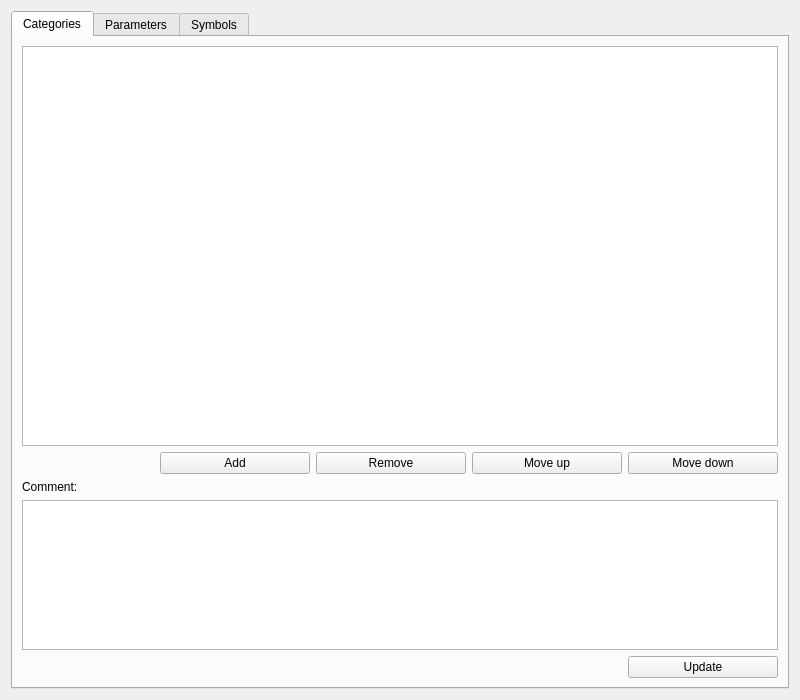
<?xml version="1.0" encoding="UTF-8"?>
<ui version="4.0">
 <class>DataEntryWindow</class>
 <widget class="QWidget" name="DataEntryWindow">
  <property name="geometry">
   <rect>
    <x>0</x>
    <y>0</y>
    <width>800</width>
    <height>700</height>
   </rect>
  </property>
  <property name="windowTitle">
   <string>Data entry</string>
  </property>
  <property name="windowIcon">
   <iconset resource="../resource/gama_tts_editor.qrc">
    <normaloff>:/img/window_icon.png</normaloff>:/img/window_icon.png</iconset>
  </property>
  <layout class="QVBoxLayout" name="verticalLayout">
   <item>
    <widget class="QTabWidget" name="tabWidget">
     <property name="currentIndex">
      <number>0</number>
     </property>
     <widget class="QWidget" name="categoriesTab">
      <attribute name="title">
       <string>Categories</string>
      </attribute>
      <layout class="QVBoxLayout" name="verticalLayout_2">
       <item>
        <widget class="QTableView" name="categoriesTableView">
         <property name="alternatingRowColors">
          <bool>true</bool>
         </property>
         <property name="selectionMode">
          <enum>QAbstractItemView::SingleSelection</enum>
         </property>
         <property name="selectionBehavior">
          <enum>QAbstractItemView::SelectRows</enum>
         </property>
         <attribute name="horizontalHeaderStretchLastSection">
          <bool>true</bool>
         </attribute>
        </widget>
       </item>
       <item>
        <widget class="QWidget" name="widget" native="true">
         <layout class="QHBoxLayout" name="horizontalLayout">
          <property name="leftMargin">
           <number>0</number>
          </property>
          <property name="topMargin">
           <number>0</number>
          </property>
          <property name="rightMargin">
           <number>0</number>
          </property>
          <property name="bottomMargin">
           <number>0</number>
          </property>
          <item>
           <spacer name="horizontalSpacer">
            <property name="orientation">
             <enum>Qt::Horizontal</enum>
            </property>
            <property name="sizeHint" stdset="0">
             <size>
              <width>40</width>
              <height>20</height>
             </size>
            </property>
           </spacer>
          </item>
          <item>
           <widget class="QPushButton" name="addCategoryButton">
            <property name="minimumSize">
             <size>
              <width>150</width>
              <height>0</height>
             </size>
            </property>
            <property name="text">
             <string>Add</string>
            </property>
           </widget>
          </item>
          <item>
           <widget class="QPushButton" name="removeCategoryButton">
            <property name="minimumSize">
             <size>
              <width>150</width>
              <height>0</height>
             </size>
            </property>
            <property name="text">
             <string>Remove</string>
            </property>
           </widget>
          </item>
          <item>
           <widget class="QPushButton" name="moveCategoryUpButton">
            <property name="minimumSize">
             <size>
              <width>150</width>
              <height>0</height>
             </size>
            </property>
            <property name="text">
             <string>Move up</string>
            </property>
           </widget>
          </item>
          <item>
           <widget class="QPushButton" name="moveCategoryDownButton">
            <property name="minimumSize">
             <size>
              <width>150</width>
              <height>0</height>
             </size>
            </property>
            <property name="text">
             <string>Move down</string>
            </property>
           </widget>
          </item>
         </layout>
        </widget>
       </item>
       <item>
        <widget class="QLabel" name="label">
         <property name="text">
          <string>Comment:</string>
         </property>
        </widget>
       </item>
       <item>
        <widget class="QPlainTextEdit" name="categoryCommentTextEdit">
         <property name="sizePolicy">
          <sizepolicy hsizetype="Expanding" vsizetype="Fixed">
           <horstretch>0</horstretch>
           <verstretch>0</verstretch>
          </sizepolicy>
         </property>
         <property name="maximumSize">
          <size>
           <width>16777215</width>
           <height>150</height>
          </size>
         </property>
         <property name="tabChangesFocus">
          <bool>true</bool>
         </property>
        </widget>
       </item>
       <item>
        <widget class="QWidget" name="widget_4" native="true">
         <layout class="QHBoxLayout" name="horizontalLayout_4">
          <property name="leftMargin">
           <number>0</number>
          </property>
          <property name="topMargin">
           <number>0</number>
          </property>
          <property name="rightMargin">
           <number>0</number>
          </property>
          <property name="bottomMargin">
           <number>0</number>
          </property>
          <item>
           <spacer name="horizontalSpacer_4">
            <property name="orientation">
             <enum>Qt::Horizontal</enum>
            </property>
            <property name="sizeHint" stdset="0">
             <size>
              <width>40</width>
              <height>20</height>
             </size>
            </property>
           </spacer>
          </item>
          <item>
           <widget class="QPushButton" name="updateCategoryCommentButton">
            <property name="minimumSize">
             <size>
              <width>150</width>
              <height>0</height>
             </size>
            </property>
            <property name="text">
             <string>Update</string>
            </property>
           </widget>
          </item>
         </layout>
        </widget>
       </item>
      </layout>
     </widget>
     <widget class="QWidget" name="parametersTab">
      <attribute name="title">
       <string>Parameters</string>
      </attribute>
      <layout class="QVBoxLayout" name="verticalLayout_3">
       <item>
        <widget class="QTableView" name="parametersTableView">
         <property name="alternatingRowColors">
          <bool>true</bool>
         </property>
         <property name="selectionMode">
          <enum>QAbstractItemView::SingleSelection</enum>
         </property>
         <property name="selectionBehavior">
          <enum>QAbstractItemView::SelectRows</enum>
         </property>
         <attribute name="horizontalHeaderStretchLastSection">
          <bool>true</bool>
         </attribute>
        </widget>
       </item>
       <item>
        <widget class="QWidget" name="widget_2" native="true">
         <layout class="QHBoxLayout" name="horizontalLayout_2">
          <property name="leftMargin">
           <number>0</number>
          </property>
          <property name="topMargin">
           <number>0</number>
          </property>
          <property name="rightMargin">
           <number>0</number>
          </property>
          <property name="bottomMargin">
           <number>0</number>
          </property>
          <item>
           <spacer name="horizontalSpacer_2">
            <property name="orientation">
             <enum>Qt::Horizontal</enum>
            </property>
            <property name="sizeHint" stdset="0">
             <size>
              <width>40</width>
              <height>20</height>
             </size>
            </property>
           </spacer>
          </item>
          <item>
           <widget class="QPushButton" name="addParameterButton">
            <property name="minimumSize">
             <size>
              <width>150</width>
              <height>0</height>
             </size>
            </property>
            <property name="text">
             <string>Add</string>
            </property>
           </widget>
          </item>
          <item>
           <widget class="QPushButton" name="removeParameterButton">
            <property name="minimumSize">
             <size>
              <width>150</width>
              <height>0</height>
             </size>
            </property>
            <property name="text">
             <string>Remove</string>
            </property>
           </widget>
          </item>
          <item>
           <widget class="QPushButton" name="moveParameterUpButton">
            <property name="minimumSize">
             <size>
              <width>150</width>
              <height>0</height>
             </size>
            </property>
            <property name="text">
             <string>Move up</string>
            </property>
           </widget>
          </item>
          <item>
           <widget class="QPushButton" name="moveParameterDownButton">
            <property name="minimumSize">
             <size>
              <width>150</width>
              <height>0</height>
             </size>
            </property>
            <property name="text">
             <string>Move down</string>
            </property>
           </widget>
          </item>
         </layout>
        </widget>
       </item>
       <item>
        <widget class="QLabel" name="label_2">
         <property name="text">
          <string>Comment:</string>
         </property>
        </widget>
       </item>
       <item>
        <widget class="QPlainTextEdit" name="parameterCommentTextEdit">
         <property name="maximumSize">
          <size>
           <width>16777215</width>
           <height>150</height>
          </size>
         </property>
         <property name="tabChangesFocus">
          <bool>true</bool>
         </property>
        </widget>
       </item>
       <item>
        <widget class="QWidget" name="widget_5" native="true">
         <layout class="QHBoxLayout" name="horizontalLayout_5">
          <property name="leftMargin">
           <number>0</number>
          </property>
          <property name="topMargin">
           <number>0</number>
          </property>
          <property name="rightMargin">
           <number>0</number>
          </property>
          <property name="bottomMargin">
           <number>0</number>
          </property>
          <item>
           <spacer name="horizontalSpacer_5">
            <property name="orientation">
             <enum>Qt::Horizontal</enum>
            </property>
            <property name="sizeHint" stdset="0">
             <size>
              <width>40</width>
              <height>20</height>
             </size>
            </property>
           </spacer>
          </item>
          <item>
           <widget class="QPushButton" name="updateParameterCommentButton">
            <property name="minimumSize">
             <size>
              <width>150</width>
              <height>0</height>
             </size>
            </property>
            <property name="text">
             <string>Update</string>
            </property>
           </widget>
          </item>
         </layout>
        </widget>
       </item>
      </layout>
     </widget>
     <widget class="QWidget" name="symbolsTab">
      <attribute name="title">
       <string>Symbols</string>
      </attribute>
      <layout class="QVBoxLayout" name="verticalLayout_4">
       <item>
        <widget class="QTableView" name="symbolsTableView">
         <property name="alternatingRowColors">
          <bool>true</bool>
         </property>
         <property name="selectionMode">
          <enum>QAbstractItemView::SingleSelection</enum>
         </property>
         <property name="selectionBehavior">
          <enum>QAbstractItemView::SelectRows</enum>
         </property>
         <attribute name="horizontalHeaderStretchLastSection">
          <bool>true</bool>
         </attribute>
        </widget>
       </item>
       <item>
        <widget class="QWidget" name="widget_3" native="true">
         <layout class="QHBoxLayout" name="horizontalLayout_3">
          <property name="leftMargin">
           <number>0</number>
          </property>
          <property name="topMargin">
           <number>0</number>
          </property>
          <property name="rightMargin">
           <number>0</number>
          </property>
          <property name="bottomMargin">
           <number>0</number>
          </property>
          <item>
           <spacer name="horizontalSpacer_3">
            <property name="orientation">
             <enum>Qt::Horizontal</enum>
            </property>
            <property name="sizeHint" stdset="0">
             <size>
              <width>40</width>
              <height>20</height>
             </size>
            </property>
           </spacer>
          </item>
          <item>
           <widget class="QPushButton" name="addSymbolButton">
            <property name="minimumSize">
             <size>
              <width>150</width>
              <height>0</height>
             </size>
            </property>
            <property name="text">
             <string>Add</string>
            </property>
           </widget>
          </item>
          <item>
           <widget class="QPushButton" name="removeSymbolButton">
            <property name="minimumSize">
             <size>
              <width>150</width>
              <height>0</height>
             </size>
            </property>
            <property name="text">
             <string>Remove</string>
            </property>
           </widget>
          </item>
          <item>
           <widget class="QPushButton" name="moveSymbolUpButton">
            <property name="minimumSize">
             <size>
              <width>150</width>
              <height>0</height>
             </size>
            </property>
            <property name="text">
             <string>Move up</string>
            </property>
           </widget>
          </item>
          <item>
           <widget class="QPushButton" name="moveSymbolDownButton">
            <property name="minimumSize">
             <size>
              <width>150</width>
              <height>0</height>
             </size>
            </property>
            <property name="text">
             <string>Move down</string>
            </property>
           </widget>
          </item>
         </layout>
        </widget>
       </item>
       <item>
        <widget class="QLabel" name="label_3">
         <property name="text">
          <string>Comment:</string>
         </property>
        </widget>
       </item>
       <item>
        <widget class="QPlainTextEdit" name="symbolCommentTextEdit">
         <property name="maximumSize">
          <size>
           <width>16777215</width>
           <height>150</height>
          </size>
         </property>
         <property name="tabChangesFocus">
          <bool>true</bool>
         </property>
        </widget>
       </item>
       <item>
        <widget class="QWidget" name="widget_6" native="true">
         <layout class="QHBoxLayout" name="horizontalLayout_6">
          <property name="leftMargin">
           <number>0</number>
          </property>
          <property name="topMargin">
           <number>0</number>
          </property>
          <property name="rightMargin">
           <number>0</number>
          </property>
          <property name="bottomMargin">
           <number>0</number>
          </property>
          <item>
           <spacer name="horizontalSpacer_6">
            <property name="orientation">
             <enum>Qt::Horizontal</enum>
            </property>
            <property name="sizeHint" stdset="0">
             <size>
              <width>40</width>
              <height>20</height>
             </size>
            </property>
           </spacer>
          </item>
          <item>
           <widget class="QPushButton" name="updateSymbolCommentButton">
            <property name="minimumSize">
             <size>
              <width>150</width>
              <height>0</height>
             </size>
            </property>
            <property name="text">
             <string>Update</string>
            </property>
           </widget>
          </item>
         </layout>
        </widget>
       </item>
      </layout>
     </widget>
    </widget>
   </item>
  </layout>
 </widget>
 <resources>
  <include location="../resource/gama_tts_editor.qrc"/>
 </resources>
 <connections/>
</ui>
